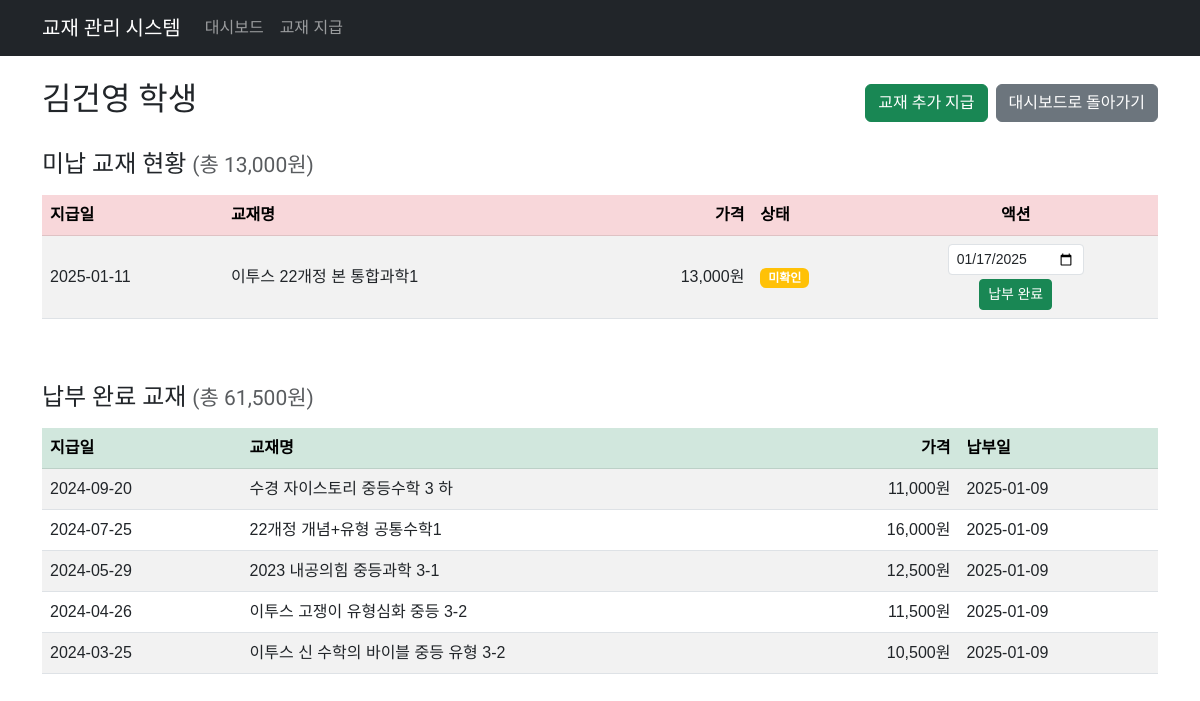
The app's page /textbook/student/224/ with its own data.
### textbook/models.py (models this page shows, shortened)
class Student(models.Model):
    name = models.CharField(max_length=255, unique=True, verbose_name='학생')
    class Meta:
        db_table = 'student'
        ordering = ['name']
        verbose_name = '학생'
        verbose_name_plural = '학생'

class Book(models.Model):
    input_date = models.DateField(verbose_name='지급일')
    book_name = models.CharField(max_length=255, verbose_name='교재')
    price = models.IntegerField(verbose_name='가격')
    checking = models.BooleanField(default=False, verbose_name='상태')
    student = models.ForeignKey(Student, on_delete=models.CASCADE, related_name='books', verbose_name='학생')
    payment_date = models.DateField(null=True, blank=True, verbose_name='수납일')
    class Meta:
        db_table = 'book'
        ordering = ['-input_date']
        verbose_name = '교재'
        verbose_name_plural = '교재'

### textbook/views.py (the view)
# urls.py: path('student/<int:student_id>/', views.student_detail, name='student_detail'),
def student_detail(request, student_id):
    student = get_object_or_404(Student, id=student_id)
    unpaid_books = student.books.filter(payment_date__isnull=True)
    paid_books = student.books.filter(payment_date__isnull=False)
    total_unpaid = unpaid_books.aggregate(total=Sum('price'))['total'] or 0
    total_paid = paid_books.aggregate(total=Sum('price'))['total'] or 0
    context = {
        'student': student,
        'unpaid_books': unpaid_books,
        'paid_books': paid_books,
        'total_unpaid': total_unpaid,
        'total_paid': total_paid,
        'today' : date.today(),
    }
    return render(request, 'textbook/student_detail.html', context)

### textbook/templates/textbook/student_detail.html (shortened to what this page needs)
{% extends 'textbook/base.html' %}
{% load humanize %}
{% block content %}
<div class="row">
    <div class="col-12">
        <div class="d-flex justify-content-between align-items-center mb-4">
            <h2>{{ student.name }} 학생</h2>
            <div class="d-flex gap-2">
                <a href="{% url 'textbook:issue_book' %}?student_id={{ student.id }}" class="btn btn-success">교재 추가 지급</a>
                <a href="{% url 'textbook:dashboard' %}" class="btn btn-secondary">
                    대시보드로 돌아가기
                </a>
            </div>
        </div>
        <h4 class="mb-3">미납 교재 현황 <small class="text-muted">(총 {{ total_unpaid|intcomma }}원)</small></h4>
        <div class="table-responsive mb-5">
            <table class="table table-striped table-hover align-middle">
                <thead class="table-danger">
                    <tr>
                        <th>지급일</th>
                        <th>교재명</th>
                        <th class="text-end">가격</th>
                        <th>상태</th>
                        <th class="text-center">액션</th>
                    </tr>
                </thead>
                <tbody>
                    {% for book in unpaid_books %}
                    <tr>
                        <td>{{ book.input_date|date:"Y-m-d" }}</td>
                        <td>{{ book.book_name }}</td>
                        <td class="text-end">{{ book.price|intcomma }}원</td>
                        <td>
                            {% if book.checking %}
                            <span class="badge bg-success">확인</span>
                            {% else %}
                            <span class="badge bg-warning">미확인</span>
                            {% endif %}
                        </td>
                        <td class="text-center">
                            <form action="{% url 'textbook:mark_as_paid' book.id %}" method="post" class="d-inline-block" onsubmit="return validateDate(this);">
                                <input type="date" name="payment_date" value="{{ today|date:'Y-m-d' }}" class="form-control form-control-sm" id="paymentDate_{{book.id}}">
                                <button type="submit" class="btn btn-success btn-sm mt-1">납부 완료</button>
                            </form>
                        </td>
                    </tr>
                    {% empty %}
                    <tr>
                        <td colspan="5" class="text-center">미납된 교재가 없습니다.</td>
                    </tr>
                    {% endfor %}
                </tbody>
            </table>
        </div>
        <h4 class="mb-3">납부 완료 교재 <small class="text-muted">(총 {{ total_paid|intcomma }}원)</small></h4>
        <div class="table-responsive">
            <table class="table table-striped table-hover align-middle">
                <thead class="table-success">
                    <tr>
                        <th>지급일</th>
                        <th>교재명</th>
                        <th class="text-end">가격</th>
                        <th>납부일</th>
                    </tr>
                </thead>
                <tbody>
                    {% for book in paid_books %}
                    <tr>
                        <td>{{ book.input_date|date:"Y-m-d" }}</td>
                        <td>{{ book.book_name }}</td>
                        <td class="text-end">{{ book.price|intcomma }}원</td>
                        <td>{{ book.payment_date|date:"Y-m-d" }}</td>
                    </tr>
                    {% empty %}
                    <tr>
                        <td colspan="4" class="text-center">납부 완료된 교재가 없습니다.</td>
                    </tr>
                    {% endfor %}
                </tbody>
            </table>
        </div>
    </div>
</div>
{% endblock %}

### textbook/templates/textbook/base.html (style rules this page uses)
body { font-family: 'Noto Sans KR', sans-serif; }
h1, h2, h3, h4, h5, h6, .navbar-brand, .btn, .pagination { font-family: 'Ubuntu', 'Noto Sans KR', sans-serif; }

### records on screen
Student: name "김건영"
Book: input_date "2025-01-11", book_name "이투스 22개정 본 통합과학1", price "13,000", checking "미확인", payment_date "01/17/2025"
Book: input_date "2024-09-20", book_name "수경 자이스토리 중등수학 3 하", price "11,000", payment_date "2025-01-09"
Book: input_date "2024-07-25", book_name "22개정 개념+유형 공통수학1", price "16,000", payment_date "2025-01-09"
Book: input_date "2024-05-29", book_name "2023 내공의힘 중등과학 3-1", price "12,500", payment_date "2025-01-09"
Book: input_date "2024-04-26", book_name "이투스 고쟁이 유형심화 중등 3-2", price "11,500", payment_date "2025-01-09"
Book: input_date "2024-03-25", book_name "이투스 신 수학의 바이블 중등 유형 3-2", price "10,500", payment_date "2025-01-09"

### other values on screen
{{ total_unpaid|intcomma }} "13,000"
{{ total_paid|intcomma }} "61,500"
